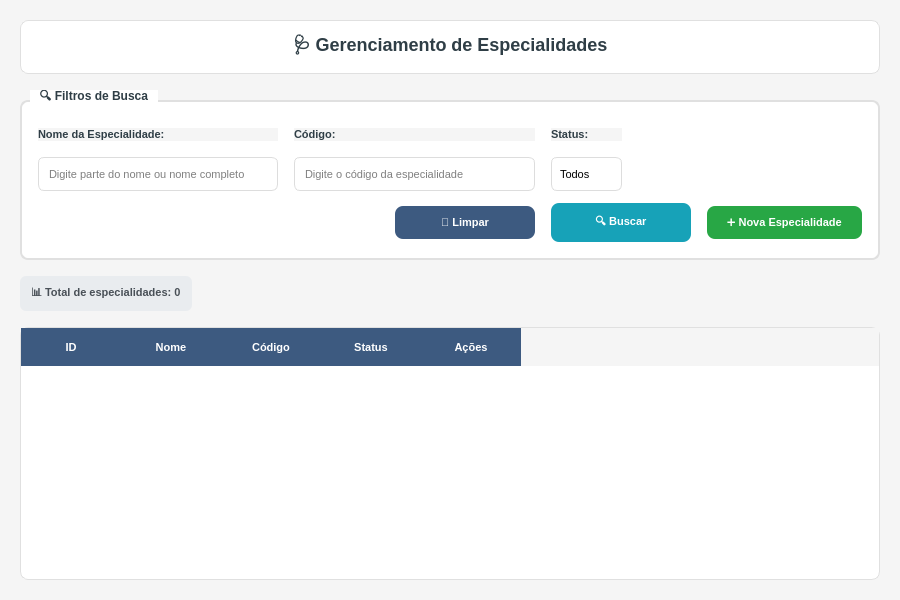
<?xml version="1.0" encoding="UTF-8"?>
<ui version="4.0">
 <class>SpecialtyAdminList</class>
 <widget class="QWidget" name="SpecialtyAdminList">
  <property name="geometry">
   <rect>
    <x>0</x>
    <y>0</y>
    <width>900</width>
    <height>600</height>
   </rect>
  </property>
  <property name="minimumSize">
   <size>
    <width>800</width>
    <height>500</height>
   </size>
  </property>
  <property name="windowTitle">
   <string>GEM - Gerenciamento de Especialidades</string>
  </property>
  <property name="windowIcon">
   <iconset>
    <normaloff>../../images/logo_hepp.png</normaloff>../../images/logo_hepp.png</iconset>
  </property>
  <property name="styleSheet">
   <string notr="true">QWidget {
    background-color: #f5f5f5;
    font-family: 'Segoe UI';
}

QGroupBox {
    font-weight: bold;
    font-size: 12px;
    color: #2F3E46;
    border: 2px solid #e0e0e0;
    border-radius: 8px;
    margin-top: 10px;
    padding-top: 10px;
    background-color: white;
}

QGroupBox::title {
    subcontrol-origin: margin;
    left: 10px;
    padding: 0 8px 0 8px;
    background-color: white;
}

QLabel {
    color: #2F3E46;
    font-weight: bold;
    font-size: 11px;
}

QLineEdit {
    border: 1px solid #ddd;
    border-radius: 6px;
    padding: 8px;
    background-color: white;
    font-size: 11px;
    selection-background-color: #3D5A80;
}

QLineEdit:focus {
    border: 2px solid #3D5A80;
    background-color: #f8f9ff;
}

QComboBox {
    border: 1px solid #ddd;
    border-radius: 6px;
    padding: 8px;
    background-color: white;
    font-size: 11px;
    selection-background-color: #3D5A80;
}

QComboBox:focus {
    border: 2px solid #3D5A80;
}

QComboBox::drop-down {
    border: none;
    width: 20px;
}

QComboBox::down-arrow {
    image: url();
    border: 1px solid #3D5A80;
    width: 8px;
    height: 8px;
    background-color: #3D5A80;
}

QPushButton {
    background-color: #3D5A80;
    color: white;
    border: none;
    border-radius: 8px;
    padding: 10px 20px;
    font-weight: bold;
    font-size: 11px;
    min-width: 100px;
}

QPushButton:hover {
    background-color: #2E4A66;
}

QPushButton:pressed {
    background-color: #1D3557;
}

QPushButton#btnBuscar {
    background-color: #17a2b8;
}

QPushButton#btnBuscar:hover {
    background-color: #138496;
}

QPushButton#btnBuscar:pressed {
    background-color: #0f6674;
}

QPushButton#btnNovo {
    background-color: #28a745;
}

QPushButton#btnNovo:hover {
    background-color: #218838;
}

QPushButton#btnNovo:pressed {
    background-color: #1e7e34;
}

QPushButton#btnEditar {
    background-color: #ffc107;
    color: #212529;
    min-width: 30px;
    max-width: 30px;
    min-height: 30px;
    max-height: 30px;
    padding: 5px;
}

QPushButton#btnEditar:hover {
    background-color: #e0a800;
}

QPushButton#btnEditar:pressed {
    background-color: #d39e00;
}

QPushButton#btnExcluir {
    background-color: #dc3545;
    min-width: 30px;
    max-width: 30px;
    min-height: 30px;
    max-height: 30px;
    padding: 5px;
}

QPushButton#btnExcluir:hover {
    background-color: #c82333;
}

QPushButton#btnExcluir:pressed {
    background-color: #bd2130;
}

QTableWidget {
    background-color: white;
    border: 1px solid #e0e0e0;
    border-radius: 8px;
    gridline-color: #f0f0f0;
    selection-background-color: #e3f2fd;
}

QHeaderView::section {
    background-color: #3D5A80;
    color: white;
    padding: 10px;
    border: none;
    font-weight: bold;
    font-size: 11px;
}

QTableWidget::item {
    padding: 8px;
    border-bottom: 1px solid #f0f0f0;
}

QTableWidget::item:selected {
    background-color: #e3f2fd;
    color: #1565c0;
}

QTableWidget::item:hover {
    background-color: #f5f5f5;
}

QLabel#lblContador {
    background-color: #e9ecef;
    color: #495057;
    padding: 8px;
    border-radius: 6px;
    font-weight: bold;
}
</string>
  </property>
  <layout class="QVBoxLayout" name="mainLayout">
   <property name="spacing">
    <number>16</number>
   </property>
   <property name="leftMargin">
    <number>20</number>
   </property>
   <property name="topMargin">
    <number>20</number>
   </property>
   <property name="rightMargin">
    <number>20</number>
   </property>
   <property name="bottomMargin">
    <number>20</number>
   </property>
   <item>
    <widget class="QLabel" name="lblTitulo">
     <property name="text">
      <string>🩺 Gerenciamento de Especialidades</string>
     </property>
     <property name="styleSheet">
      <string notr="true">QLabel {
    font-size: 18px;
    font-weight: bold;
    color: #2F3E46;
    padding: 10px;
    background-color: white;
    border-radius: 8px;
    border: 1px solid #e0e0e0;
}</string>
     </property>
     <property name="alignment">
      <set>Qt::AlignCenter</set>
     </property>
    </widget>
   </item>
   <item>
    <widget class="QGroupBox" name="groupFiltros">
     <property name="title">
      <string>🔍 Filtros de Busca</string>
     </property>
     <layout class="QVBoxLayout" name="filtrosLayout">
      <property name="spacing">
       <number>12</number>
      </property>
      <property name="leftMargin">
       <number>16</number>
      </property>
      <property name="topMargin">
       <number>16</number>
      </property>
      <property name="rightMargin">
       <number>16</number>
      </property>
      <property name="bottomMargin">
       <number>16</number>
      </property>
      <item>
       <layout class="QHBoxLayout" name="filtrosHorizontalLayout">
        <property name="spacing">
         <number>16</number>
        </property>
        <item>
         <layout class="QVBoxLayout" name="filtroNomeLayout">
          <item>
           <widget class="QLabel" name="lblFiltroNome">
            <property name="text">
             <string>Nome da Especialidade:</string>
            </property>
           </widget>
          </item>
          <item>
           <widget class="QLineEdit" name="txtFiltroNome">
            <property name="placeholderText">
             <string>Digite parte do nome ou nome completo</string>
            </property>
            <property name="clearButtonEnabled">
             <bool>true</bool>
            </property>
           </widget>
          </item>
         </layout>
        </item>
        <item>
         <layout class="QVBoxLayout" name="filtroCodigoLayout">
          <item>
           <widget class="QLabel" name="lblFiltroCodigo">
            <property name="text">
             <string>Código:</string>
            </property>
           </widget>
          </item>
          <item>
           <widget class="QLineEdit" name="txtFiltroCodigo">
            <property name="placeholderText">
             <string>Digite o código da especialidade</string>
            </property>
            <property name="clearButtonEnabled">
             <bool>true</bool>
            </property>
           </widget>
          </item>
         </layout>
        </item>
        <item>
         <layout class="QVBoxLayout" name="filtroStatusLayout">
          <item>
           <widget class="QLabel" name="lblFiltroStatus">
            <property name="text">
             <string>Status:</string>
            </property>
           </widget>
          </item>
          <item>
           <widget class="QComboBox" name="cmbFiltroStatus">
            <item>
             <property name="text">
              <string>Todos</string>
             </property>
            </item>
            <item>
             <property name="text">
              <string>Ativo</string>
             </property>
            </item>
            <item>
             <property name="text">
              <string>Inativo</string>
             </property>
            </item>
           </widget>
          </item>
         </layout>
        </item>
        <item>
         <spacer name="horizontalSpacer_filtros">
          <property name="orientation">
           <enum>Qt::Horizontal</enum>
          </property>
          <property name="sizeHint" stdset="0">
           <size>
            <width>40</width>
            <height>20</height>
           </size>
          </property>
         </spacer>
        </item>
       </layout>
      </item>
      <item>
       <layout class="QHBoxLayout" name="botoesLayout">
        <property name="spacing">
         <number>16</number>
        </property>
        <item>
         <spacer name="horizontalSpacer">
          <property name="orientation">
           <enum>Qt::Horizontal</enum>
          </property>
          <property name="sizeHint" stdset="0">
           <size>
            <width>40</width>
            <height>20</height>
           </size>
          </property>
         </spacer>
        </item>
        <item>
         <widget class="QPushButton" name="btnLimpar">
          <property name="text">
           <string>🧹 Limpar</string>
          </property>
         </widget>
        </item>
        <item>
         <widget class="QPushButton" name="btnBuscar">
          <property name="text">
           <string>🔍 Buscar</string>
          </property>
          <property name="default">
           <bool>true</bool>
          </property>
          <property name="shortcut">
           <string>Return</string>
          </property>
         </widget>
        </item>
        <item>
         <widget class="QPushButton" name="btnNovo">
          <property name="text">
           <string>➕ Nova Especialidade</string>
          </property>
          <property name="shortcut">
           <string>Ctrl+N</string>
          </property>
         </widget>
        </item>
       </layout>
      </item>
     </layout>
    </widget>
   </item>
   <item>
    <layout class="QHBoxLayout" name="infoLayout">
     <item>
      <widget class="QLabel" name="lblContador">
       <property name="text">
        <string>📊 Total de especialidades: 0</string>
       </property>
      </widget>
     </item>
     <item>
      <spacer name="horizontalSpacer_2">
       <property name="orientation">
        <enum>Qt::Horizontal</enum>
       </property>
       <property name="sizeHint" stdset="0">
        <size>
         <width>40</width>
         <height>20</height>
        </size>
       </property>
      </spacer>
     </item>
    </layout>
   </item>
   <item>
    <widget class="QTableWidget" name="tableEspecialidades">
     <property name="alternatingRowColors">
      <bool>true</bool>
     </property>
     <property name="selectionBehavior">
      <enum>QAbstractItemView::SelectRows</enum>
     </property>
     <property name="showGrid">
      <bool>true</bool>
     </property>
     <property name="sortingEnabled">
      <bool>true</bool>
     </property>
     <property name="columnCount">
      <number>5</number>
     </property>
     <property name="rowCount">
      <number>0</number>
     </property>
     <column>
      <property name="text">
       <string>ID</string>
      </property>
     </column>
     <column>
      <property name="text">
       <string>Nome</string>
      </property>
     </column>
     <column>
      <property name="text">
       <string>Código</string>
      </property>
     </column>
     <column>
      <property name="text">
       <string>Status</string>
      </property>
     </column>
     <column>
      <property name="text">
       <string>Ações</string>
      </property>
     </column>
    </widget>
   </item>
  </layout>
 </widget>
 <tabstops>
  <tabstop>txtFiltroNome</tabstop>
  <tabstop>txtFiltroCodigo</tabstop>
  <tabstop>cmbFiltroStatus</tabstop>
  <tabstop>btnLimpar</tabstop>
  <tabstop>btnBuscar</tabstop>
  <tabstop>btnNovo</tabstop>
  <tabstop>tableEspecialidades</tabstop>
 </tabstops>
 <resources/>
 <connections/>
</ui>
